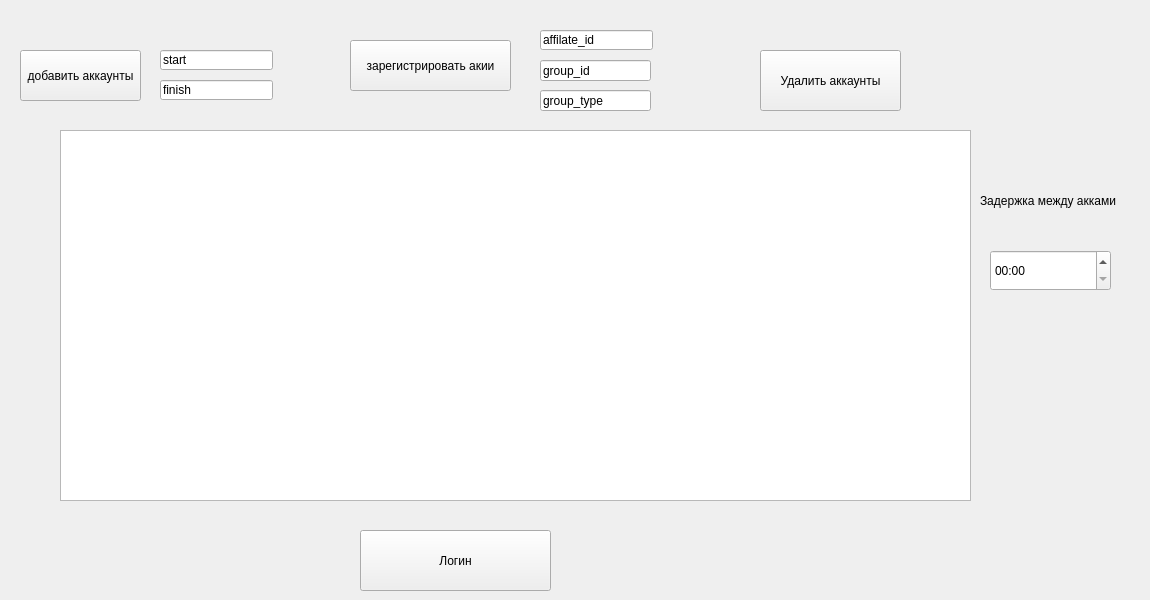
                     <widget class="QWidget" name="home">
                      <widget class="QPushButton" name="add_accs_button">
                       <property name="geometry">
                        <rect>
                         <x>20</x>
                         <y>50</y>
                         <width>121</width>
                         <height>51</height>
                        </rect>
                       </property>
                       <property name="text">
                        <string>добавить аккаунты</string>
                       </property>
                      </widget>
                      <widget class="QPushButton" name="register_btn">
                       <property name="geometry">
                        <rect>
                         <x>350</x>
                         <y>40</y>
                         <width>161</width>
                         <height>51</height>
                        </rect>
                       </property>
                       <property name="text">
                        <string>зарегистрировать акии</string>
                       </property>
                      </widget>
                      <widget class="QPushButton" name="delete_btn">
                       <property name="geometry">
                        <rect>
                         <x>760</x>
                         <y>50</y>
                         <width>141</width>
                         <height>61</height>
                        </rect>
                       </property>
                       <property name="text">
                        <string>Удалить аккаунты</string>
                       </property>
                      </widget>
                      <widget class="QTableView" name="tableView">
                       <property name="geometry">
                        <rect>
                         <x>60</x>
                         <y>130</y>
                         <width>911</width>
                         <height>371</height>
                        </rect>
                       </property>
                       <property name="autoFillBackground">
                        <bool>false</bool>
                       </property>
                      </widget>
                      <widget class="QPushButton" name="result_btn">
                       <property name="geometry">
                        <rect>
                         <x>360</x>
                         <y>530</y>
                         <width>191</width>
                         <height>61</height>
                        </rect>
                       </property>
                       <property name="text">
                        <string>Логин</string>
                       </property>
                      </widget>
                      <widget class="QTimeEdit" name="main_timeEdit">
                       <property name="geometry">
                        <rect>
                         <x>990</x>
                         <y>250</y>
                         <width>121</width>
                         <height>41</height>
                        </rect>
                       </property>
                       <property name="displayFormat">
                        <string>mm:ss</string>
                       </property>
                      </widget>
                      <widget class="QLabel" name="label_6">
                       <property name="geometry">
                        <rect>
                         <x>980</x>
                         <y>180</y>
                         <width>161</width>
                         <height>41</height>
                        </rect>
                       </property>
                       <property name="text">
                        <string>Задержка между акками</string>
                       </property>
                      </widget>
                      <widget class="QLineEdit" name="affilate_id_input">
                       <property name="geometry">
                        <rect>
                         <x>540</x>
                         <y>30</y>
                         <width>113</width>
                         <height>20</height>
                        </rect>
                       </property>
                       <property name="text">
                        <string>affilate_id</string>
                       </property>
                      </widget>
                      <widget class="QLineEdit" name="group_id_input">
                       <property name="geometry">
                        <rect>
                         <x>540</x>
                         <y>60</y>
                         <width>111</width>
                         <height>21</height>
                        </rect>
                       </property>
                       <property name="text">
                        <string>group_id</string>
                       </property>
                      </widget>
                      <widget class="QLineEdit" name="group_type_edit">
                       <property name="geometry">
                        <rect>
                         <x>540</x>
                         <y>90</y>
                         <width>111</width>
                         <height>21</height>
                        </rect>
                       </property>
                       <property name="text">
                        <string>group_type</string>
                       </property>
                      </widget>
                      <widget class="QLineEdit" name="excel_start_edit">
                       <property name="geometry">
                        <rect>
                         <x>160</x>
                         <y>50</y>
                         <width>113</width>
                         <height>20</height>
                        </rect>
                       </property>
                       <property name="text">
                        <string>start</string>
                       </property>
                      </widget>
                      <widget class="QLineEdit" name="excel_finish_edit">
                       <property name="geometry">
                        <rect>
                         <x>160</x>
                         <y>80</y>
                         <width>113</width>
                         <height>20</height>
                        </rect>
                       </property>
                       <property name="text">
                        <string>finish</string>
                       </property>
                      </widget>
                     </widget>
